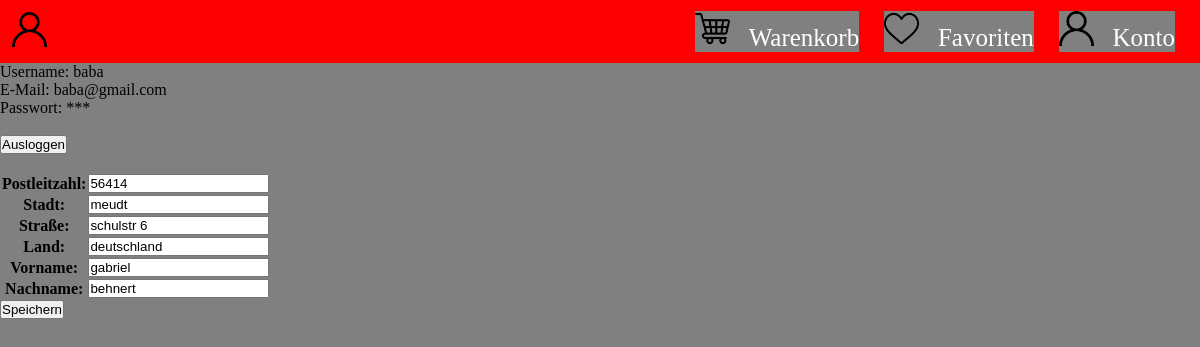
The app's page /account.php (signed in) with its own data.
### tables this page shows
CREATE TABLE `users` (
  `id` int(11) NOT NULL,
  `name` varchar(255) NOT NULL,
  `email` varchar(255) NOT NULL,
  `password` varchar(255) NOT NULL,
  `zipcode` varchar(255) NOT NULL,
  `city` varchar(255) NOT NULL,
  `street` varchar(255) NOT NULL,
  `country` varchar(255) NOT NULL,
  `firstname` varchar(255) NOT NULL,
  `lastname` varchar(255) NOT NULL
);

### account.php (the view, shortened to what this page needs)
<!DOCTYPE html>
<html lang="en">
<head>
    <link rel="stylesheet" href="css/style.css">
    <link rel="stylesheet" href="css/account.css">
</head>
<body>
    <?php
        if (isset($_SESSION['userid'])) {
            echo "
                <nav>
                    <div class='nav-left'>
                        <div>
                            <a href='index.php'>
                                <img class='logo' src='css/icons/user.png'></img>
                            </a>
                        </div>
                    </div>
                    <div class='nav-right'>
                        <div class='nav-cat'>
                            <div class='nav-cat-tile'>
                                <a href='shoppingcart.php'>
                                    <img class='nav-icon' src='css/icons/shopping-cart.png'></img>
                                    Warenkorb
                                </a>
                            </div>
                            <div class='nav-cat-tile'>
                                <a href='favorites.php'>
                                    <img class='nav-icon' src='css/icons/heart.png'></img>
                                    Favoriten
                                </a>
                            </div>
                            <div class='nav-cat-tile'>
                                <a href='login.php'>
                                    <img class='nav-icon' src='css/icons/user.png'></img>
                                    Konto
                                </a>
                            </div>
                        </div>
                    </div>
                </nav>
            ";
            include 'db.php';
            $abfrage = "SELECT name, email, zipcode, city, street, country, firstname, lastname FROM users WHERE id = $_SESSION[userid]";
            $user = mysqli_fetch_assoc(mysqli_query($con, $abfrage));
            echo "
                <main>
                    <div class='userinfo'>
                        <p>Username: $user[name]</p>
                        <p>E-Mail: $user[email]</p>
                        <p>Passwort: ***</p>
                        <br>
                        <form method='POST' action=''>
                            <input type='submit' name='logout' value='Ausloggen'>
                        </form>
                    </div>
                    <br>
                    <div class='userdata'>
                        <form method='POST' action=''>
                            <table>
                                <tr>
                                    <th>Postleitzahl:</th>
                                    <td><input type='text' name='zipcode' value='$user[zipcode]' required></td>
                                </tr>
                                <tr>
                                    <th>Stadt:</th>
                                    <td><input type='text' name='city' value='$user[city]' required></td>
                                </tr>
                                <tr>
                                    <th>Straße:</th>
                                    <td><input type='text' name='street' value='$user[street]' required></td>
                                </tr>
                                <tr>
                                    <th>Land:</th>
                                    <td><input type='text' name='country' value='$user[country]' required></td>
                                </tr>
                                <tr>
                                    <th>Vorname:</th>
                                    <td><input type='text' name='firstname' value='$user[firstname]' required></td>
                                </tr>
                                <tr>
                                    <th>Nachname:</th>
                                    <td><input type='text' name='lastname' value='$user[lastname]' required></td>
                                </tr>
                            </table>
                            <input type='submit' value='Speichern' name='save_infos'>
                        </form>
                    </div>
                </main>
            ";
        } else {
            echo "Sie sind nicht angemeldet und haben somit keinen Zugriff auf diese Seite!";
            echo "<meta http-equiv='refresh' content='0; url=login.php'>";
        }
    ?>
</body>
</html>

### css/style.css (style rules this page uses)
* { margin: 0; padding: 0; }
a { text-decoration: none; color: white; }
body { background-color: grey; }
.logo { width: 35px; height: 35px; }
nav { background-color: red; display: flex; align-items: center; justify-content: space-between; }
.nav-left { display: flex; padding: 0.75em; }
.nav-cat { display: flex; }
.nav-icon { margin-right: 0.5em; width: 35px; height: 35px; }
.nav-cat-tile { font-size: 25px; display: flex; justify-content: center; align-items: center; margin-right: 1em; background-color: gray; }

### css/account.css (style rules this page uses)
main { display: block; justify-content: center; }

### records on screen
users: name "baba", email "baba@gmail.com", zipcode "56414", city "meudt", street "schulstr 6", country "deutschland", firstname "gabriel", lastname "behnert"
